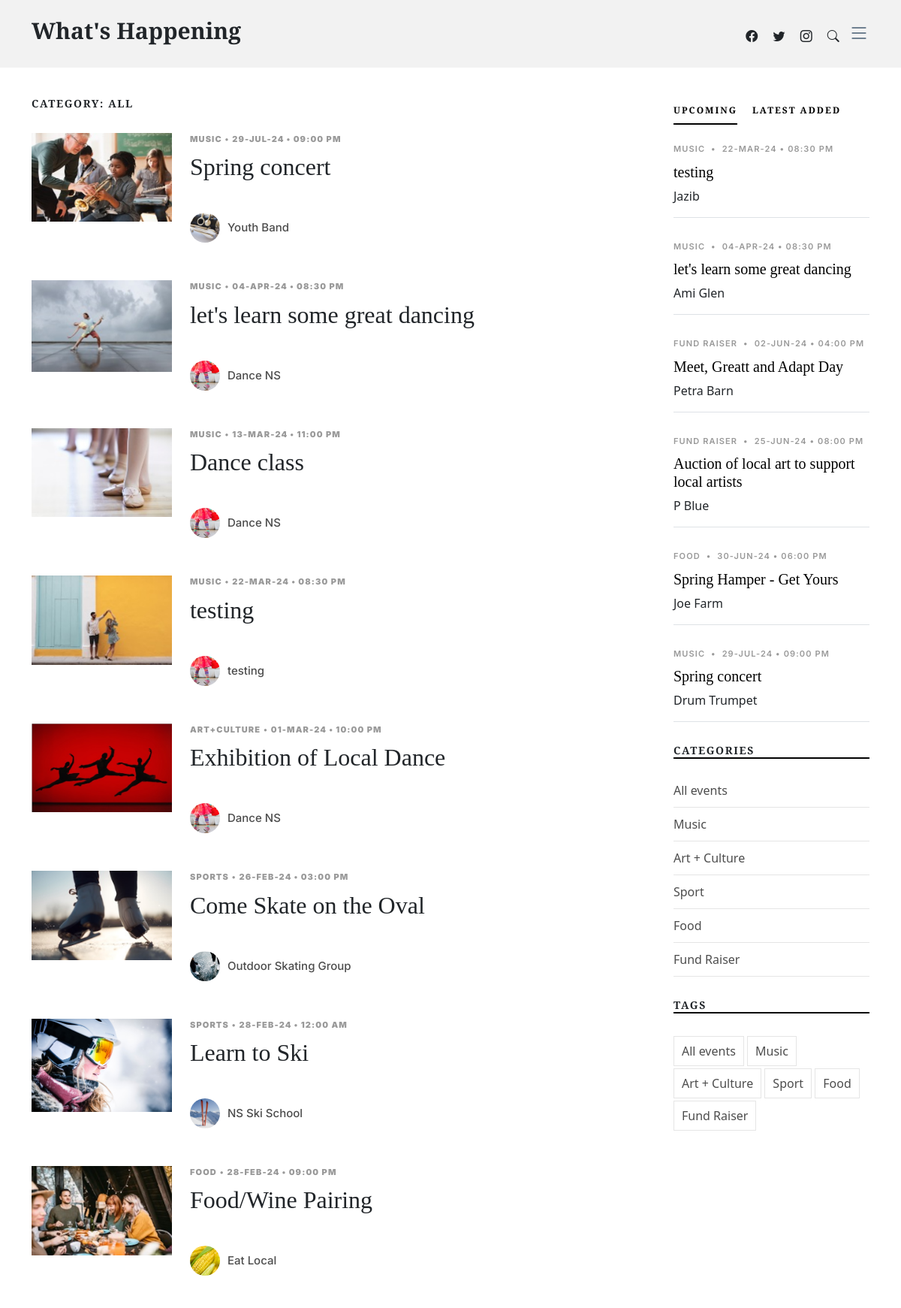
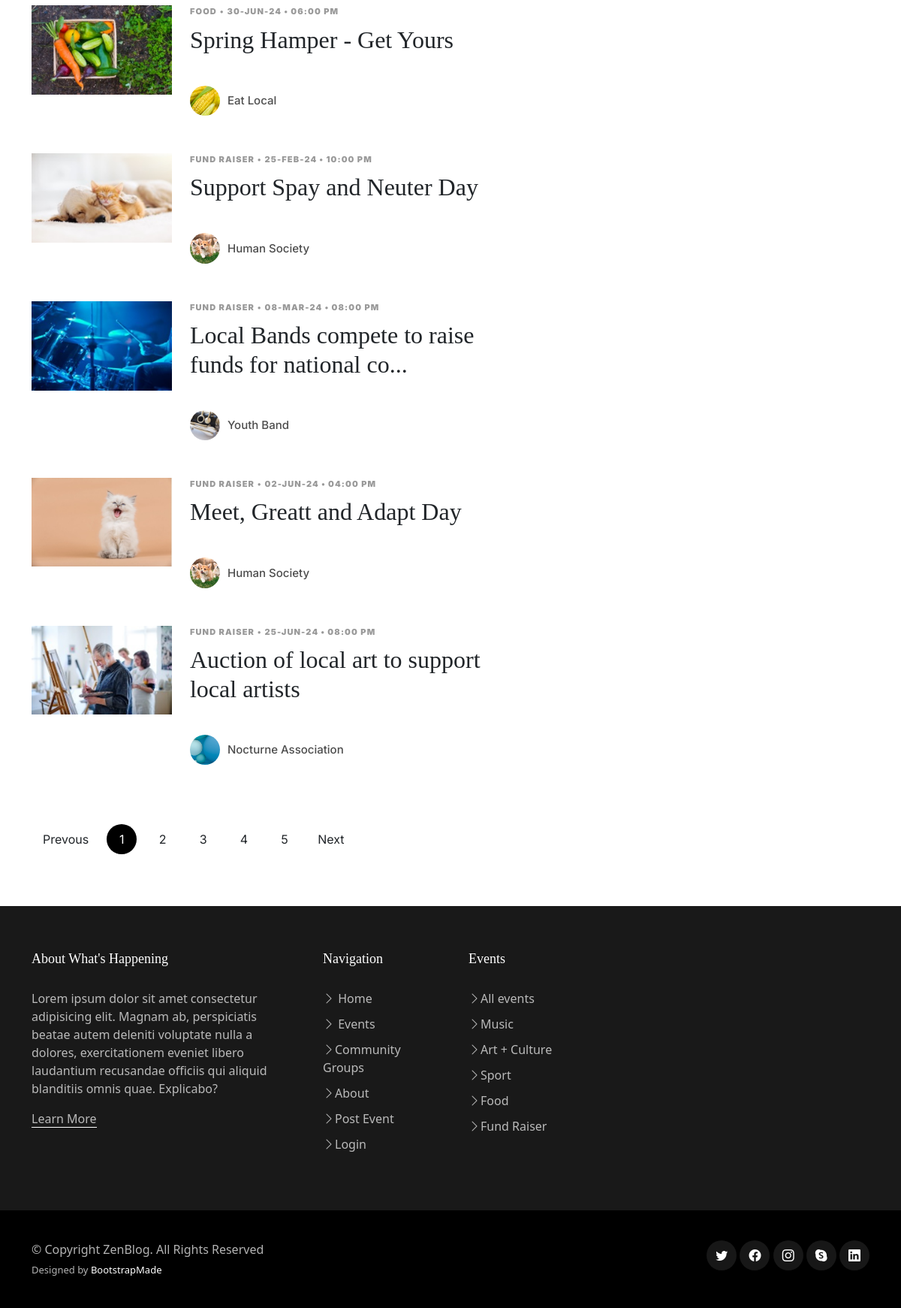
Screenshot of /events.php with the database file from the repository (2 pictures, top to bottom).
### tables this page shows
CREATE TABLE `events` (
  `EventID` int(11) NOT NULL,
  `EventTypeID` int(11) NOT NULL,
  `GroupID` int(11) NOT NULL,
  `EventDate` timestamp NOT NULL DEFAULT CURRENT_TIMESTAMP,
  `SubmitDate` timestamp NOT NULL DEFAULT CURRENT_TIMESTAMP,
  `EventTitle` varchar(100) NOT NULL,
  `EventImage` varchar(50) NOT NULL,
  `EventDesc` text NOT NULL
);

CREATE TABLE `eventtypes` (
  `EventTypeID` int(11) NOT NULL,
  `EventType` varchar(100) NOT NULL
);

CREATE TABLE `groups` (
  `GroupID` int(11) NOT NULL,
  `GroupName` varchar(100) NOT NULL,
  `GroupImage` varchar(50) NOT NULL,
  `GroupType` varchar(100) NOT NULL,
  `GroupDesc` text NOT NULL,
  `ContactName` varchar(255) NOT NULL,
  `ContactEmail` varchar(255) NOT NULL
);

### events.php (the view, shortened to what this page needs)
<!DOCTYPE html>
<html lang="en">
<head>
  <link href="assets/vendor/bootstrap/css/bootstrap.min.css" rel="stylesheet">
  <link href="assets/vendor/bootstrap-icons/bootstrap-icons.css" rel="stylesheet">
  <link href="assets/vendor/swiper/swiper-bundle.min.css" rel="stylesheet">
  <link href="assets/vendor/glightbox/css/glightbox.min.css" rel="stylesheet">
  <link href="assets/vendor/aos/aos.css" rel="stylesheet">
  <link href="assets/css/variables.css" rel="stylesheet">
  <link href="assets/css/main.css" rel="stylesheet">
</head>
<body>
  <header id="header" class="header d-flex align-items-center fixed-top">
    <div class="container-fluid container-xl d-flex align-items-center justify-content-between">
      <a href="index.php" class="logo d-flex align-items-center">
        <h1>What's Happening</h1>
      </a>
      <div class="position-relative">
        <a href="#" class="mx-2"><span class="bi-facebook"></span></a>
        <a href="#" class="mx-2"><span class="bi-twitter"></span></a>
        <a href="#" class="mx-2"><span class="bi-instagram"></span></a>
        <a href="#" class="mx-2 js-search-open"><span class="bi-search"></span></a>
        <i class="bi bi-list mobile-nav-toggle"></i>
      </div>
    </div>
  </header>
  <main id="main">
    <section>
      <div class="container">
        <div class="row">
          <div class="col-md-9" data-aos="fade-up">
            <div class="col-md-9" data-aos="fade-up">
              <h3 class="category-title">Category:
                <?php
                if (isset ($_GET['category'])) {
                  echo $_GET['category'];
                } else {
                  echo "All";
                }
                ?>
              </h3>
              <?php
              include './serverlogin.php';
              $connection = new mysqli($db_hostname, $db_username, $db_password, $db_database);
              $query = "SELECT Events.*, Groups.GroupName, Groups.GroupImage, EventTypes.EventType
                                      FROM Events
                                      INNER JOIN Groups ON Events.GroupID = Groups.GroupID
                                      INNER JOIN EventTypes ON Events.EventTypeID = EventTypes.EventTypeID";
              $query .= " ORDER BY STR_TO_DATE(Events.EventDate, '%Y-%m-%d %h:%i %p') ASC";
              $result = mysqli_query($connection, $query);
              if ($result) {
                while ($row = mysqli_fetch_assoc($result)) {
                  $formattedDateTime = date_format(date_create($row['EventDate']), 'd-M-y') . ' &bull; ' . date_format(date_create($row['EventDate']), 'h:i A');
                  echo '<div class="d-md-flex post-entry-2 small-img">
                                      <form action="single-post.php" method="post" class="me-4 thumbnail">
                                        <input type="hidden" name="EventID" value="' . $row['EventID'] . '">
                                        <button type="submit" style="border: none; background: none; padding: 0; margin: 0;">
                                            <img src="' . $row['EventImage'] . '" alt="" class="img-fluid">
                                        </button>
                                    </form>
                                    <div>
                                        <div class="post-meta"><strong><span>' . $row['EventType'] . '</span><span class="mx-1">&bullet;</span><span class="date">' . $formattedDateTime . '</span></strong></div>
                                        <form action="single-post.php" method="post">
                                          <h2>' . $row['EventTitle'] . '</h2>
                                          <h3 style="margin: 0;"><button type="submit" style="border: none; background: none; padding: 0; margin: 0; color: inherit; text-decoration: none;">' . $row['Title'] . '</button></h3>
                                        </form>
                                        <div class="d-flex align-items-center author">
                                            <div class="photo"><img src="' . $row['GroupImage'] . '" alt="" class="img-fluid"></div>
                                            <div class="name">
                                                <h3 class="m-0 p-0">' . $row['GroupName'] . '</h3>
                                            </div>
                                        </div>
                                    </div>
                                  </div>';
                }
              } else {
                echo "Error fetching events: " . mysqli_error($connection);
              }
              ?>
            </div>
            <div class="text-start py-4">
              <div class="custom-pagination">
                <a href="#" class="prev">Prevous</a>
                <a href="#" class="active">1</a>
                <a href="#">2</a>
                <a href="#">3</a>
                <a href="#">4</a>
                <a href="#">5</a>
                <a href="#" class="next">Next</a>
              </div>
            </div>
          </div>
          <div class="col-md-3">
            <div class="aside-block">
              <ul class="nav nav-pills custom-tab-nav mb-4" id="pills-tab" role="tablist">
                <li class="nav-item" role="presentation">
                  <button class="nav-link active" id="pills-popular-tab" data-bs-toggle="pill"
                    data-bs-target="#pills-popular" type="button" role="tab" aria-controls="pills-popular"
                    aria-selected="true">Upcoming</button>
                </li>
                <li class="nav-item" role="presentation">
                  <button class="nav-link" id="pills-trending-tab" data-bs-toggle="pill"
                    data-bs-target="#pills-trending" type="button" role="tab" aria-controls="pills-trending"
                    aria-selected="false">Latest Added</button>
                </li>
              </ul>
              <div class="tab-content" id="pills-tabContent">
                <?php
                include_once 'serverlogin.php';
                $connection = new mysqli($db_hostname, $db_username, $db_password, $db_database);
                $happeningSoonQuery = "SELECT e.*, et.EventType, c.ContactName
                    FROM events e
                    JOIN eventtypes et ON e.EventTypeID = et.EventTypeID
                    JOIN groups c ON e.GroupID = c.GroupID
                    WHERE e.EventDate >= CURDATE()
                    ORDER BY e.EventDate ASC";
                $happeningSoonResult = mysqli_query($connection, $happeningSoonQuery);
                if ($happeningSoonResult) {
                  echo '<div class="tab-pane fade show active" id="pills-popular" role="tabpanel" aria-labelledby="pills-popular-tab">';
                  while ($happeningSoonEvent = mysqli_fetch_assoc($happeningSoonResult)) {
                    $formattedDateTime = date_format(date_create($happeningSoonEvent['EventDate']), 'd-M-y') . ' &bull; ' . date_format(date_create($happeningSoonEvent['EventDate']), 'h:i A');
                    echo '<div class="post-entry-1 border-bottom">
                <div class="post-meta"><span class="date">' . $happeningSoonEvent['EventType'] . '</span> <span class="mx-1">&bullet;</span>
                    <span>' . $formattedDateTime . '</span>
                </div>
                <h2 class="mb-2"><a href="#">' . $happeningSoonEvent['EventTitle'] . '</a></h2>
                <span class="author mb-3 d-block">' . $happeningSoonEvent['ContactName'] . '</span>
            </div>';
                  }
                  echo '</div>';
                } else {
                  echo "Error: " . mysqli_error($connection);
                }
                ?>
              </div>
            </div>
            <div class="aside-block">
              <h3 class="aside-title">Categories</h3>
              <ul class="aside-links list-unstyled">
                <li><a href="events.php?category=All">All events</a></li>
                <li><a href="events.php?category=Music">Music</a></li>
                <li><a href="events.php?category=Art+Culture">Art + Culture</a></li>
                <li><a href="events.php?category=Sport">Sport</a></li>
                <li><a href="events.php?category=Food">Food</a></li>
                <li><a href="events.php?category=Fund+Raiser">Fund Raiser</a></li>
              </ul>
            </div>
            <div class="aside-block">
              <h3 class="aside-title">Tags</h3>
              <ul class="aside-tags list-unstyled">
                <li><a href="events.php?category=All">All events</a></li>
                <li><a href="events.php?category=Music">Music</a></li>
                <li><a href="events.php?category=Art+Culture">Art + Culture</a></li>
                <li><a href="events.php?category=Sport">Sport</a></li>
                <li><a href="events.php?category=Food">Food</a></li>
                <li><a href="events.php?category=Fund+Raiser">Fund Raiser</a></li>
              </ul>
            </div>
          </div>
        </div>
      </div>
    </section>
  </main>
  <footer id="footer" class="footer">
    <div class="footer-content">
      <div class="container">
        <div class="row g-5">
          <div class="col-lg-4">
            <h3 class="footer-heading">About What's Happening</h3>
            <p>Lorem ipsum dolor sit amet consectetur adipisicing elit. Magnam ab, perspiciatis beatae autem deleniti
              voluptate nulla a dolores, exercitationem eveniet libero laudantium recusandae officiis qui aliquid
              blanditiis omnis quae. Explicabo?</p>
            <p><a href="about.php" class="footer-link-more">Learn More</a></p>
          </div>
          <div class="col-6 col-lg-2">
            <h3 class="footer-heading">Navigation</h3>
            <ul class="footer-links list-unstyled">
              <li><a href="index.php"><i class="bi bi-chevron-right"></i> Home</a></li>
              <li><a href="events.php"><i class="bi bi-chevron-right"></i> Events</a></li>
              <li><a href="groups.php"><i class="bi bi-chevron-right"></i>Community Groups</a></li>
              <li><a href="about.php"><i class="bi bi-chevron-right"></i>About</a></li>
              <li><a href="post.php"><i class="bi bi-chevron-right"></i>Post Event</a></li>
              <li><a href="login.php"><i class="bi bi-chevron-right"></i>Login</a></li>
            </ul>
          </div>
          <div class="col-6 col-lg-2">
            <h3 class="footer-heading">Events</h3>
            <ul class="footer-links list-unstyled">
              <li><a href="events.php?category=All" class="bi bi-chevron-right">All events</a></li>
              <li><a href="events.php?category=Music" class="bi bi-chevron-right">Music</a></li>
              <li><a href="events.php?category=Art+Culture" class="bi bi-chevron-right">Art + Culture</a></li>
              <li><a href="events.php?category=Sport" class="bi bi-chevron-right">Sport</a></li>
              <li><a href="events.php?category=Food" class="bi bi-chevron-right">Food</a></li>
              <li><a href="events.php?category=Fund+Raiser" class="bi bi-chevron-right">Fund Raiser</a></li>
            </ul>
          </div>
        </div>
      </div>
    </div>
    <div class="footer-legal">
      <div class="container">
        <div class="row justify-content-between">
          <div class="col-md-6 text-center text-md-start mb-3 mb-md-0">
            <div class="copyright">
              © Copyright <strong><span>ZenBlog</span></strong>. All Rights Reserved
            </div>
            <div class="credits">
              Designed by <a href="https://bootstrapmade.com/">BootstrapMade</a>
            </div>
          </div>
          <div class="col-md-6">
            <div class="social-links mb-3 mb-lg-0 text-center text-md-end">
              <a href="#" class="twitter"><i class="bi bi-twitter"></i></a>
              <a href="#" class="facebook"><i class="bi bi-facebook"></i></a>
              <a href="#" class="instagram"><i class="bi bi-instagram"></i></a>
              <a href="#" class="google-plus"><i class="bi bi-skype"></i></a>
              <a href="#" class="linkedin"><i class="bi bi-linkedin"></i></a>
            </div>
          </div>
        </div>
      </div>
    </div>
  </footer>
</body>
</html>

### assets/css/variables.css (style rules this page uses)
:root { --font-default: 'EB Garamond', system-ui, -apple-system, "Segoe UI", Roboto, "Helvetica Neue", Arial, "Noto Sans", "Liberation Sans", sans-serif, "Apple Color Emoji", "Segoe UI Emoji", "Segoe UI Symbol", "Noto Color Emoji"; --font-primary: 'EB Garamond', serif; --font-secondary: 'Inter', sans-serif; --color-default: #212529; --color-default-rgb: 33, 37, 41; --color-links: #212529; --color-links-hover: #15171a; --color-primary: #212529; --color-primary-light: #26282c; --color-primary-dark: #0b0c0e; --color-primary-rgb: 33, 37, 41; --color-primary-light-rgb: 38, 40, 44; --color-primary-dark-rgb: 11, 12, 14; --color-secondary: #596d80; --color-secondary-light: #8498aa; --color-secondary-dark: #404f5c; --color-secondary-rgb: 89, 109, 128; --color-secondary-light-rgb: 132, 152, 170; --color-secondary-dark-rgb: 64, 79, 92; --color-blue: #0d6efd; --color-blue-rgb: 13, 110, 253; --color-indigo: #6610f2; --color-indigo-rgb: 102, 16, 242; --color-purple: #6f42c1; --color-purple-rgb: 111, 66, 193; --color-pink: #f3268c; --color-pink-rgb: 243, 38, 140; --color-red: #df1529; --color-red-rgb: 223, 21, 4; --color-orange: #fd7e14; --color-orange-rgb: 253, 126, 20; --color-yellow: #ffc107; --color-yellow-rgb: 255, 193, 7; --color-green: #059652; --color-green-rgb: 5, 150, 82; --color-teal: #20c997; --color-teal-rgb: 32, 201, 151; --color-cyan: #0dcaf0; --color-cyan-rgb: 13, 202, 240; --color-white: #ffffff; --color-white-rgb: 255, 255, 255; --color-gray: #6c757d; --color-gray-rgb: 108, 117, 125; --color-black: #000000; --color-black-rgb: 0, 0, 0; }
:root { --bs-blue: var(--color-blue); --bs-indigo: var(--color-indigo); --bs-purple: var(--color-purple); --bs-pink: var(--color-pink); --bs-red: var(--color-red); --bs-orange: var(--color-orange); --bs-yellow: var(--color-yellow); --bs-green: var(--color-green); --bs-teal: var(--color-teal); --bs-cyan: var(--color-cyan); --bs-white: var(--color-white); --bs-gray: var(--color-gray); --bs-gray-dark: #343a40; --bs-gray-100: #f8f9fa; --bs-gray-200: #e9ecef; --bs-gray-300: #dee2e6; --bs-gray-400: #ced4da; --bs-gray-500: #adb5bd; --bs-gray-600: #6c757d; --bs-gray-700: #495057; --bs-gray-800: #343a40; --bs-gray-900: #212529; --bs-primary: var(--color-blue); --bs-secondary: var(--color-blue); --bs-success: #198754; --bs-info: #0dcaf0; --bs-warning: #ffc107; --bs-danger: #dc3545; --bs-light: #f8f9fa; --bs-dark: #212529; --bs-primary-rgb: var(--color-primary-rgb); --bs-secondary-rgb: var(--color-secondary-rgb); --bs-success-rgb: 25, 135, 84; --bs-info-rgb: 13, 202, 240; --bs-warning-rgb: 255, 193, 7; --bs-danger-rgb: 220, 53, 69; --bs-light-rgb: 248, 249, 250; --bs-dark-rgb: 33, 37, 41; --bs-white-rgb: var(--color-white-rgb); --bs-black-rgb: var(--color-black-rgb); --bs-body-color-rgb: var(--color-default-rgb); --bs-body-bg-rgb: 255, 255, 255; --bs-font-sans-serif: var(--font-default); --bs-font-monospace: SFMono-Regular, Menlo, Monaco, Consolas, "Liberation Mono", "Courier New", monospace; --bs-gradient: linear-gradient(180deg, rgba(255, 255, 255, 0.15), rgba(255, 255, 255, 0)); --bs-body-font-family: var(--font-default); --bs-body-font-size: 1rem; --bs-body-font-weight: 400; --bs-body-line-height: 1.5; --bs-body-color: var(--color-default); --bs-body-bg: #fff; }

### rows the page displays
events: EventImage (picture), EventTypeID.EventType "MUSIC", EventDate "29-JUL-24 • 09:00 PM", EventTitle "Spring concert", GroupID.GroupImage (picture), GroupID.GroupName "Youth Band", GroupID.ContactName "Drum Trumpet"
events: EventImage (picture), EventTypeID.EventType "MUSIC", EventDate "04-APR-24 • 08:30 PM", EventTitle "let's learn some great dancing", GroupID.GroupImage (picture), GroupID.GroupName "Dance NS", GroupID.ContactName "Ami Glen"
events: EventImage (picture), EventTypeID.EventType "MUSIC", EventDate "13-MAR-24 • 11:00 PM", EventTitle "Dance class", GroupID.GroupImage (picture), GroupID.GroupName "Dance NS"
events: EventImage (picture), EventTypeID.EventType "MUSIC", EventDate "22-MAR-24 • 08:30 PM", EventTitle "testing", GroupID.GroupImage (picture), GroupID.GroupName "testing", GroupID.ContactName "Jazib"
events: EventImage (picture), EventTypeID.EventType "ART+CULTURE", EventDate "01-MAR-24 • 10:00 PM", EventTitle "Exhibition of Local Dance", GroupID.GroupImage (picture), GroupID.GroupName "Dance NS"
events: EventImage (picture), EventTypeID.EventType "SPORTS", EventDate "26-FEB-24 • 03:00 PM", EventTitle "Come Skate on the Oval", GroupID.GroupImage (picture), GroupID.GroupName "Outdoor Skating Group"
events: EventImage (picture), EventTypeID.EventType "SPORTS", EventDate "28-FEB-24 • 12:00 AM", EventTitle "Learn to Ski", GroupID.GroupImage (picture), GroupID.GroupName "NS Ski School"
events: EventImage (picture), EventTypeID.EventType "FOOD", EventDate "28-FEB-24 • 09:00 PM", EventTitle "Food/Wine Pairing", GroupID.GroupImage (picture), GroupID.GroupName "Eat Local"
events: EventImage (picture), EventTypeID.EventType "FOOD", EventDate "30-JUN-24 • 06:00 PM", EventTitle "Spring Hamper - Get Yours", GroupID.GroupImage (picture), GroupID.GroupName "Eat Local", GroupID.ContactName "Joe Farm"
events: EventImage (picture), EventTypeID.EventType "FUND RAISER", EventDate "25-FEB-24 • 10:00 PM", EventTitle "Support Spay and Neuter Day", GroupID.GroupImage (picture), GroupID.GroupName "Human Society"
events: EventImage (picture), EventTypeID.EventType "FUND RAISER", EventDate "08-MAR-24 • 08:00 PM", EventTitle "Local Bands compete to raise funds for national co...", GroupID.GroupImage (picture), GroupID.GroupName "Youth Band"
events: EventImage (picture), EventTypeID.EventType "FUND RAISER", EventDate "02-JUN-24 • 04:00 PM", EventTitle "Meet, Greatt and Adapt Day", GroupID.GroupImage (picture), GroupID.GroupName "Human Society", GroupID.ContactName "Petra Barn"
events: EventImage (picture), EventTypeID.EventType "FUND RAISER", EventDate "25-JUN-24 • 08:00 PM", EventTitle "Auction of local art to support local artists", GroupID.GroupImage (picture), GroupID.GroupName "Nocturne Association", GroupID.ContactName "P Blue"
